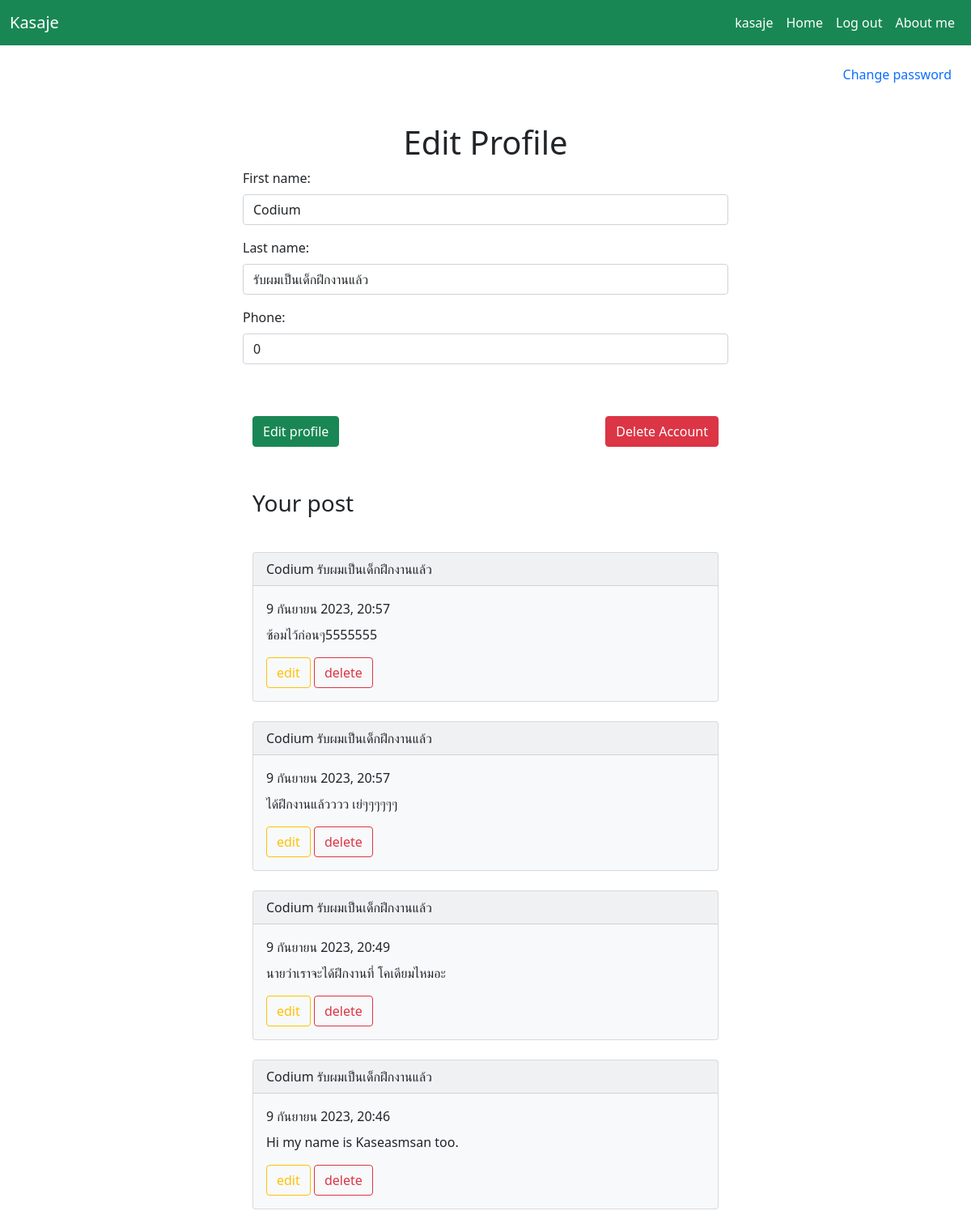
Page /profile/ (signed in) on the committed database.
### myapp/models.py (models this page shows, shortened)
class member(models.Model):
    phone = models.IntegerField()
    user = models.OneToOneField(User, on_delete=models.CASCADE)

class postdata(models.Model):
    datetime = models.DateTimeField(auto_now=True , blank=True )
    description = models.TextField()
    user = models.ForeignKey(User,on_delete=models.CASCADE)

### myapp/views.py (the view)
# urls.py: path('profile/',views.profile, name="profile"),
@login_required
def profile(request):
    if request.method == "POST":
        is_new_profile = False
        form = UserProfileForm(request.POST , instance=request.user)
        try:
            extended_from = ExtendedProlfileForm(request.POST , instance=request.user.member)
        except:
            extended_from = ExtendedProlfileForm(request.POST)
            is_new_profile = True
        if form.is_valid() and extended_from.is_valid():
            form.save()
            if is_new_profile :
                user = extended_from.save(commit=False)
                user.user = request.user
                user.save()
            else:
                extended_from.save()
            messages.success(request,'Edit profile Successfully')
            return redirect('/home' , {'messages', messages})
    else:
        form = UserProfileForm(instance=request.user)
        try:
            extended_from = ExtendedProlfileForm(instance=request.user.member)
        except:
            extended_from = ExtendedProlfileForm()
    data = postdata.objects.all()
    context = {'form' : form , 'extended_form' : extended_from , 'data' : data}
    return render(request, 'profile.html', context )

### myapp/forms.py
class UserProfileForm(forms.ModelForm):
        first_name = forms.CharField(max_length=100 , widget=forms.TextInput(attrs={'class' : 'form-control mt-2 mb-3'}))
        last_name = forms.CharField(max_length=100 ,widget=forms.TextInput(attrs={'class' : 'form-control mt-2 mb-3'}))
        class Meta:
            model = User
            fields = ('first_name' , 'last_name' ,)

class ExtendedProlfileForm(forms.ModelForm):
      phone = forms.IntegerField(widget=forms.TextInput(attrs={'class' : 'form-control mt-2 mb-3'}))
      class Meta:
            model = member
            fields = ( 'phone' ,)

### myapp/templates/profile.html (shortened to what this page needs)
<!DOCTYPE html>
<html lang="en">
<head>
    <link href="https://cdn.jsdelivr.net/npm/bootstrap@5.0.2/dist/css/bootstrap.min.css" rel="stylesheet">
</head>
<body>
    <nav class="navbar navbar-expand-lg navbar-light bg-success">
        <div class="container-fluid">
          <a class="navbar-brand text-white" href="{% url 'home' %}">Kasaje</a>
          <div class="collapse navbar-collapse justify-content-end" id="navbarNavAltMarkup">
            <div class="navbar-nav">
              <a class="nav-link active text-white" aria-current="page">{{user.username}}</a>
              <a class="nav-link active text-white" aria-current="page" href="{% url 'home' %}">Home</a>
              <a class="nav-link active text-white" aria-current="page" href="{% url 'logout' %}">Log out</a>
              <a class="nav-link active text-white" aria-current="page" href="{% url 'about' %}">About me</a>
            </div>
          </div>
        </div>
      </nav>
      <a class="text-decoration-none float-end  me-4  mt-4 text-primary " href="/password">Change password</a>
      <div class=" col-6 offset-3 ">
        <br><br>
        <h3 class="text-center fs-1 mt-5">Edit Profile</h3>
        <form action="{% url 'profile'  %}"  method="POST">
                {{ form.first_name.label_tag}}
                {{ form.first_name}}
                {{ form.last_name.label_tag}}
                {{ form.last_name}}
                {{ extended_form.phone.label_tag}}
                {{ extended_form.phone}}
            <div class="container d-flex flex-lg-row   ">
              <div class="  mt-5 ">
                <button class="btn btn-success float-start" type="submit">Edit profile</button>
              </div>
              <div class="  mt-5 ms-auto">
                <a class="btn btn-danger " onclick="return confirm('Are you sure?')"  href="{% url 'delete_account' %}">Delete Account</a>
           </div>
          </div>
        </form>
    </div>
    <div class="container col-6 offset-3 mt-5">
      <p class="text-start fs-3">Your post</p>
      <br>
      {% for i in data reversed %}
      {% if user == i.user %}
        <div class="card bg-light">
          <div class="card-header d-flex flex-row">
              {{ i.user.first_name }} {{i.user.last_name}}
          </div>
          <div class="card-body">
            <p class="card-title">{{ i.datetime}}</p>
            <p class="card-text">{{i.description}}</p>
            <a href="{% url 'edit' i.id %}" class="btn btn-outline-warning ">edit</a>
            <a href="{% url 'delete' i.id %} " onclick=" return  confirm('Are you sure?')" class="btn btn-outline-danger">delete</a>
          </div>
        </div>
        <br>
        {% endif%}
      {% endfor %}
      <br><br><br>
    </div>
</body>
</html>

### rows in the picture
member: phone "0"
postdata: user.first_name "Codium", user.last_name "รับผมเป็นเด็กฝึกงานแล้ว", datetime "9 กันยายน 2023, 20:57", description "ซ้อมไว้ก่อนๆ5555555"
postdata: user.first_name "Codium", user.last_name "รับผมเป็นเด็กฝึกงานแล้ว", datetime "9 กันยายน 2023, 20:57", description "ได้ฝึกงานแล้วววว เย่ๆๆๆๆๆๆ"
postdata: user.first_name "Codium", user.last_name "รับผมเป็นเด็กฝึกงานแล้ว", datetime "9 กันยายน 2023, 20:49", description "นายว่าเราจะได้ฝึกงานที่ โคเดียมไหมอะ"
postdata: user.first_name "Codium", user.last_name "รับผมเป็นเด็กฝึกงานแล้ว", datetime "9 กันยายน 2023, 20:46", description "Hi my name is Kaseasmsan too."

### other values in the picture
{{ user.username }} "kasaje"
{{ extended_form.phone.label_tag }} "Phone:"
